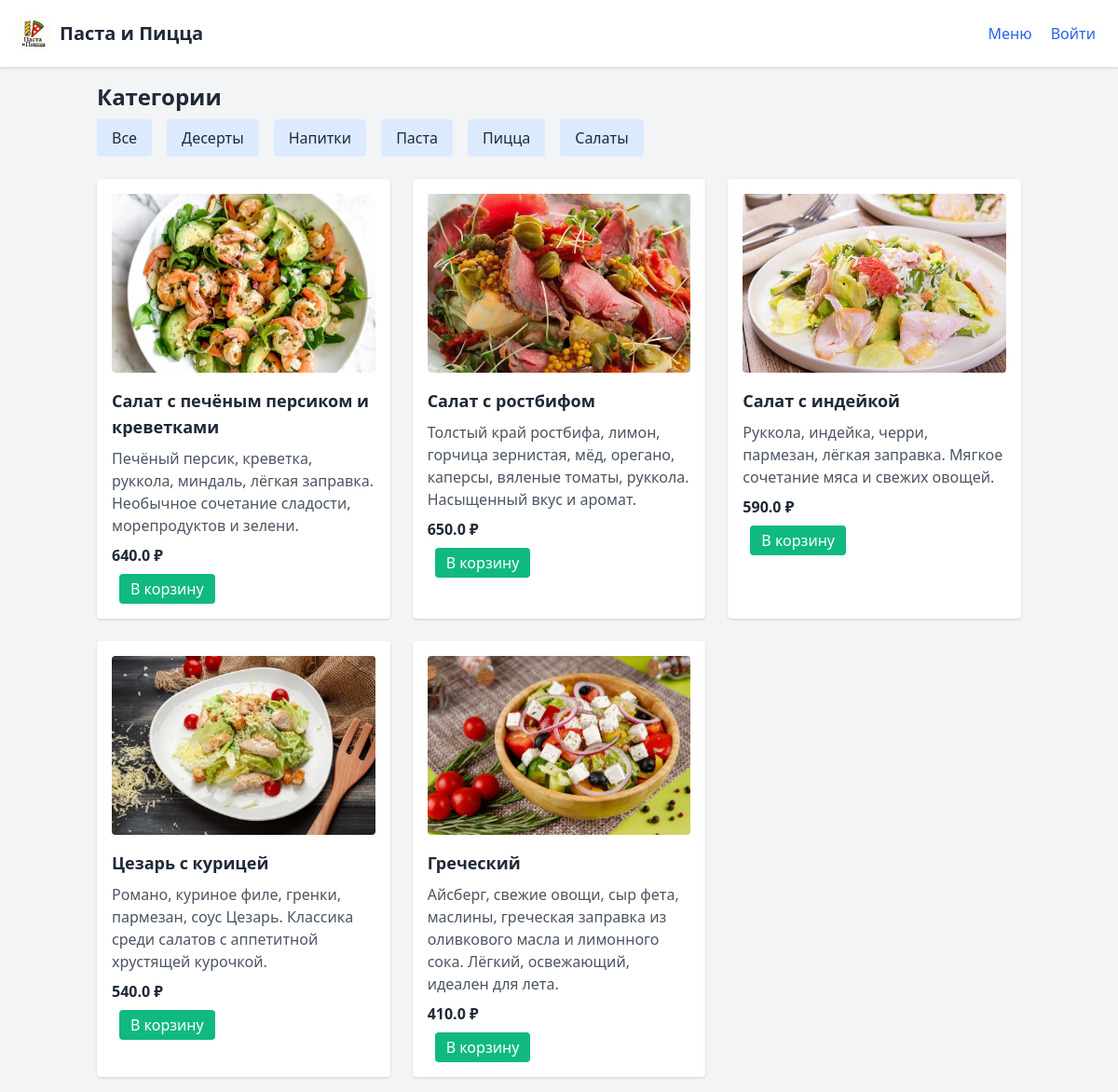
Page /menu?category_id=4 on the committed database.
### tables this page shows
CREATE TABLE categories (
    id INTEGER PRIMARY KEY AUTOINCREMENT,
    name TEXT NOT NULL
);

CREATE TABLE dishes (
    id INTEGER PRIMARY KEY AUTOINCREMENT,
    title TEXT,
    description TEXT,
    price REAL,
    category_id INTEGER,
    image TEXT,
    is_veg INTEGER DEFAULT 0,
    is_spicy INTEGER DEFAULT 0,
    FOREIGN KEY(category_id) REFERENCES categories(id)
);

### src/app.py (the view)
@app.route("/menu")
def menu():
    category_id = request.args.get("category_id")
    if category_id:
        dishes = get_dishes(category_id=int(category_id))
    else:
        dishes = get_dishes()
    categories = get_categories()
    return render_template("menu.html", dishes=dishes, categories=categories)

### src/app.py (called while the page is built)
@app.before_request
def before_request():
    get_db()

@app.teardown_appcontext
def teardown_db(exception):
    close_db()

def get_categories():
    cats = query_db("SELECT id, name FROM categories ORDER BY name")
    return [dict(row) for row in cats]

def get_dishes(category_id=None):
    if category_id:
        dishes = query_db("SELECT * FROM dishes WHERE category_id=? ORDER BY id DESC", (category_id,))
    else:
        dishes = query_db("SELECT * FROM dishes ORDER BY id DESC")
    return [dict(row) for row in dishes]

### src/database.py (called while the page is built)
def get_db():
    if 'db' not in g:
        conn = sqlite3.connect(DB_PATH)
        conn.row_factory = sqlite3.Row
        g.db = conn
    return g.db

def query_db(query, args=(), one=False):
    cur = get_db().execute(query, args)
    rv = cur.fetchall()
    cur.close()
    return (rv[0] if rv else None) if one else rv

### src/templates/menu.html (shortened to what this page needs)
<!DOCTYPE html>
<html lang="ru">
<head>
  <link href="https://cdn.jsdelivr.net/npm/tailwindcss@2.2.19/dist/tailwind.min.css" rel="stylesheet">
</head>
<body class="bg-gray-100 text-gray-800">
  <header class="bg-white shadow p-4 flex justify-between items-center">
    <a href="/" class="flex items-center space-x-2">
      <img src="{{ url_for('static', filename='uploads/pasta_pizza.png') }}" alt="Логотип Паста и Пицца" class="h-10 w-10 rounded-full" loading="lazy" />
      <h1 class="text-xl font-bold">Паста и Пицца</h1>
    </a>
    <nav>
      <a href="/menu" class="mx-2 text-blue-600 hover:underline">Меню</a>
      {% if session.user_id %}
        <span id="userMenuButton" class="mx-2 text-gray-700 cursor-pointer relative select-none">
          {{ session.user_name }}
          <div id="userDropdown" class="hidden absolute top-full right-0 bg-white border rounded shadow p-2 z-10">
            <a href="/logout" class="block text-red-600 hover:underline">Выйти</a>
          </div>
        </span>
      {% else %}
        <a href="/login" class="mx-2 text-blue-600 hover:underline">Войти</a>
      {% endif %}
    </nav>
  </header>
  <main class="p-4 max-w-5xl mx-auto">
    <div class="mb-6">
      <h2 class="text-2xl font-bold mb-2">Категории</h2>
      <div class="flex flex-wrap gap-4">
        <a href="/menu" class="px-4 py-2 bg-blue-100 rounded hover:bg-blue-200">Все</a>
        {% for cat in categories %}
          <a href="/menu?category_id={{ cat.id }}" class="px-4 py-2 bg-blue-100 rounded hover:bg-blue-200">
            {{ cat.name }}
          </a>
        {% endfor %}
      </div>
    </div>
    <div class="grid grid-cols-1 md:grid-cols-2 lg:grid-cols-3 gap-6">
      {% for dish in dishes %}
        <div class="bg-white shadow rounded p-4">
          {% if dish.image %}
            <a href="{{ url_for('dish_detail', dish_id=dish.id) }}">
              <img src="{{ url_for('uploads', filename=dish.image) }}" alt="{{ dish.title }}" class="w-full h-48 object-cover mb-4 rounded cursor-pointer" loading="lazy">
            </a>
          {% endif %}
          <h3 class="text-lg font-bold mb-2">{{ dish.title }}</h3>
          <p class="text-gray-600 mb-2">{{ dish.description }}</p>
          <p class="font-semibold mb-2">{{ dish.price }} ₽</p>
          <div class="flex justify-between items-center">
            <form action="/cart" method="post" class="inline flex items-center space-x-2">
              <button type="submit" class="px-3 py-1 bg-green-500 text-white rounded hover:bg-green-600">В корзину</button>
            </form>
          </div>
        </div>
      {% endfor %}
    </div>
  </main>
</body>
</html>

### rows in the picture
categories: name "Десерты"
categories: name "Напитки"
categories: name "Паста"
categories: name "Пицца"
categories: name "Салаты"
dishes: image (picture), title "Салат с печёным персиком и креветками", description "Печёный персик, креветка, руккола, миндаль, лёгкая заправка. Необычное сочетание сладости, морепродуктов и зелени.", price "640.0"
dishes: image (picture), title "Салат с ростбифом", description "Толстый край ростбифа, лимон, горчица зернистая, мёд, орегано, каперсы, вяленые томаты, руккола. Насыщенный вкус и аромат.", price "650.0"
dishes: image (picture), title "Салат с индейкой", description "Руккола, индейка, черри, пармезан, лёгкая заправка. Мягкое сочетание мяса и свежих овощей.", price "590.0"
dishes: image (picture), title "Цезарь с курицей", description "Романо, куриное филе, гренки, пармезан, соус Цезарь. Классика среди салатов с аппетитной хрустящей курочкой.", price "540.0"
dishes: image (picture), title "Греческий", description "Айсберг, свежие овощи, сыр фета, маслины, греческая заправка из оливкового масла и лимонного сока. Лёгкий, освежающий, идеален для лета.", price "410.0"
